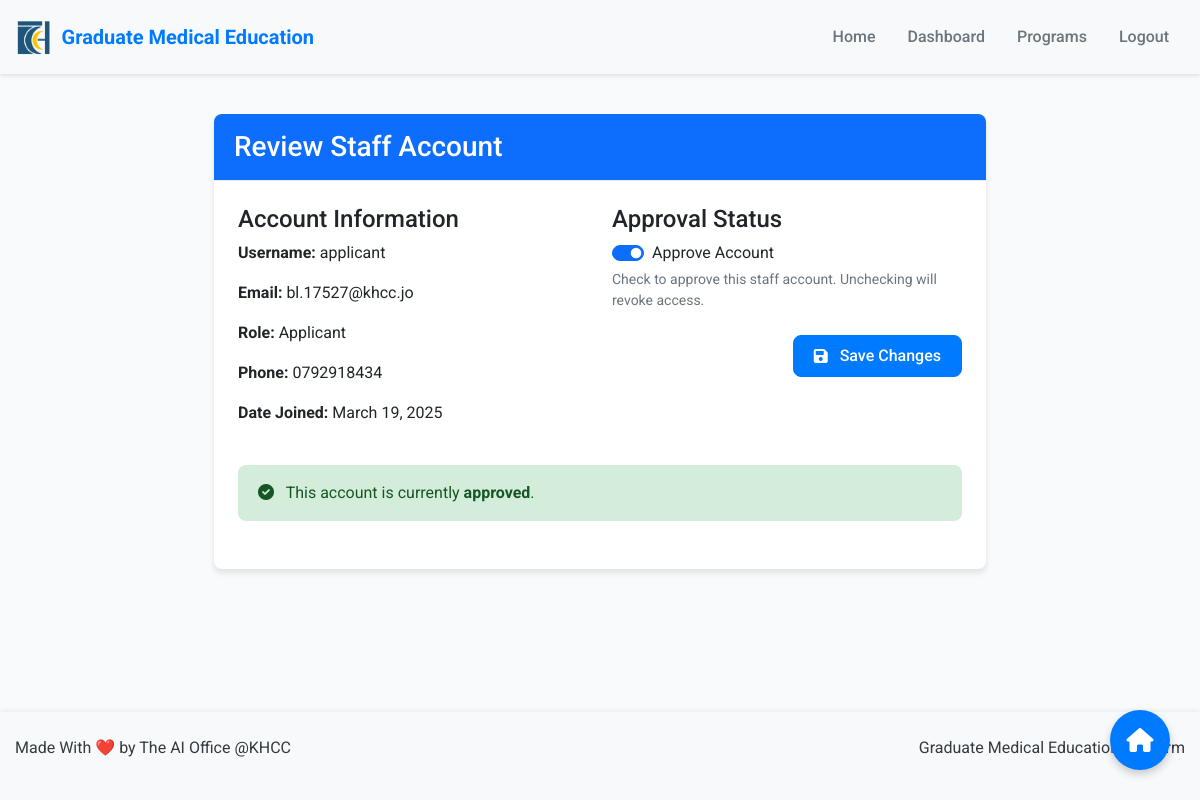
Before: /approve-staff/2/ (signed in) with the older database file.
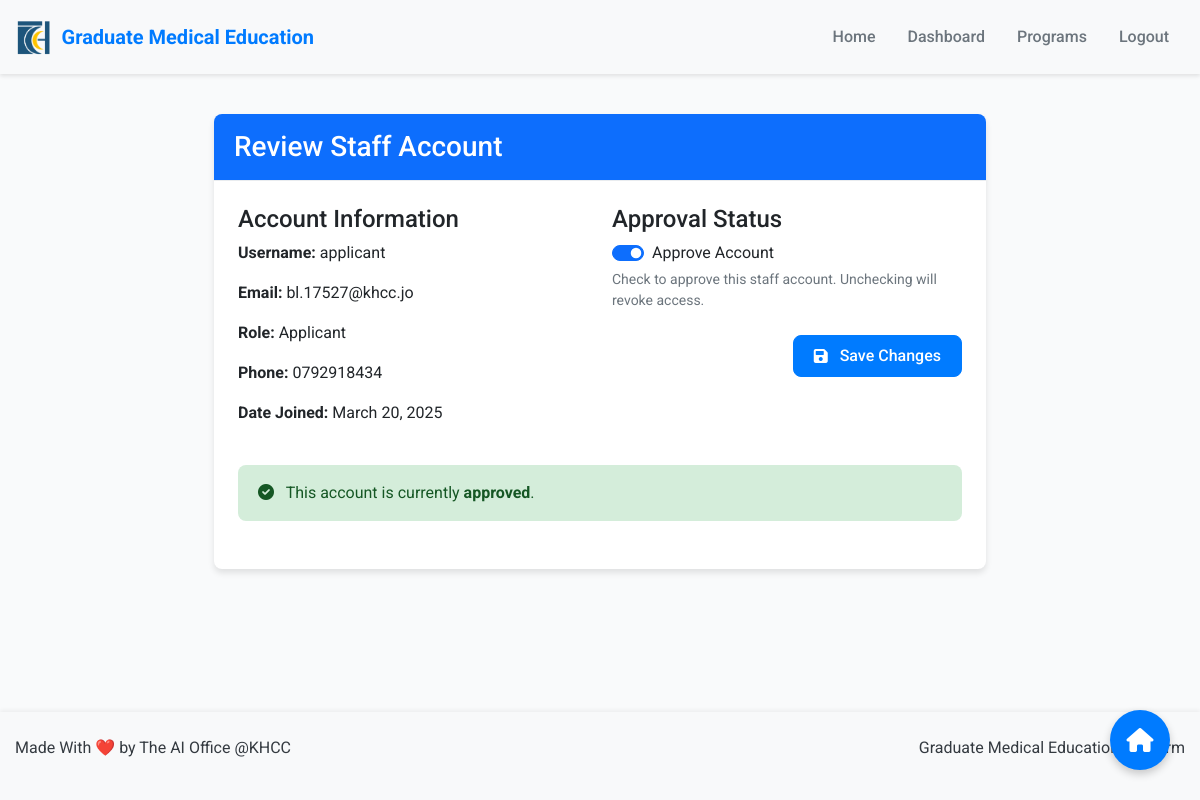
After: the same page with the newer database file.
### users/models.py (models this page shows, shortened)
class User(AbstractUser):
    USER_TYPE_CHOICES = (
        ('GME_STAFF', 'GME Staff'),
        ('PROGRAM_DIRECTOR', 'Program Director'),
        ('INTERVIEWER', 'Interviewer'),
        ('APPLICANT', 'Applicant'),
    )
    user_type = models.CharField(max_length=20, choices=USER_TYPE_CHOICES)
    phone_number = models.CharField(max_length=15, blank=True)
    is_approved = models.BooleanField(default=False)
    program = models.ForeignKey('Program', on_delete=models.SET_NULL, null=True, blank=True, related_name='staff_members')

### users/views.py (the view)
    def _wrapped_view(request, *args, **kwargs):
        if not request.user.is_authenticated:
            return redirect('login')
        allowed = False
        view_name = request.resolver_match.url_name
        user_type = request.user.user_type
        role_access_map = {
            'dashboard': ['GME_STAFF'],
            'applicant_dashboard': ['APPLICANT'],
            'interviewer_dashboard': ['INTERVIEWER', 'PROGRAM_DIRECTOR'],
            'director_dashboard': ['PROGRAM_DIRECTOR'],
            'manage_programs': ['GME_STAFF'],
            'approve_staff': ['GME_STAFF'],
            'conduct_interview': ['INTERVIEWER', 'PROGRAM_DIRECTOR'],
            'view_interview_results': ['PROGRAM_DIRECTOR'],
            'submit_final_score': ['PROGRAM_DIRECTOR'],
            'director_bulk_update': ['PROGRAM_DIRECTOR'],
            'view_application': ['GME_STAFF'],
            'edit_program': ['GME_STAFF'],
            'delete_program': ['GME_STAFF'],
            'update_application_status': ['GME_STAFF'],
            'create_program': ['GME_STAFF'],
            'bulk_update_status': ['GME_STAFF'],
            'upload_scores': ['GME_STAFF'],
            'process_scores': ['GME_STAFF'],
            'export_applications': ['GME_STAFF'],
            'bulk_send_email': ['GME_STAFF'],
            'bulk_actions': ['GME_STAFF'],
            'edit_application': ['APPLICANT'],
            'submit_draft': ['APPLICANT']
        }
        if view_name in role_access_map:
            allowed = user_type in role_access_map[view_name]
        if not allowed:
            raise PermissionDenied("You don't have permission to access this page.")
        return view_func(request, *args, **kwargs)

### users/forms.py
class StaffApprovalForm(forms.ModelForm):
    class Meta:
        model = User
        fields = ('is_approved',)

### users/views.py (called while the page is built)
@login_required
@check_role_access
def approve_staff(request, user_id):
    staff = get_object_or_404(User, id=user_id)
    if request.method == 'POST':
        form = StaffApprovalForm(request.POST, instance=staff)
        if form.is_valid():
            form.save()
            messages.success(request, f'Staff account for {staff.username} has been updated.')
            return redirect('dashboard')
    else:
        form = StaffApprovalForm(instance=staff)
    return render(request, 'users/approve_staff.html', {'form': form, 'staff': staff})

### users/templates/users/approve_staff.html (shortened to what this page needs)
{% extends 'users/base.html' %}
{% block content %}
<div class="row justify-content-center">
    <div class="col-md-8">
        <div class="card">
            <div class="card-header bg-primary text-white">
                <h3 class="mb-0">Review Staff Account</h3>
            </div>
            <div class="card-body">
                <div class="row mb-4">
                    <div class="col-md-6">
                        <h4>Account Information</h4>
                        <p><strong>Username:</strong> {{ staff.username }}</p>
                        <p><strong>Email:</strong> {{ staff.email }}</p>
                        <p><strong>Role:</strong> {{ staff.get_user_type_display }}</p>
                        <p><strong>Phone:</strong> {{ staff.phone_number|default:"N/A" }}</p>
                        <p><strong>Date Joined:</strong> {{ staff.date_joined|date:"F d, Y" }}</p>
                    </div>
                    <div class="col-md-6">
                        <h4>Approval Status</h4>
                        <form method="post">
                            <div class="mb-3">
                                <div class="form-check form-switch">
                                    <input class="form-check-input" type="checkbox" name="is_approved" id="id_is_approved" {% if form.is_approved.value %}checked{% endif %}>
                                    <label class="form-check-label" for="id_is_approved">Approve Account</label>
                                </div>
                                <div class="form-text">
                                    Check to approve this staff account. Unchecking will revoke access.
                                </div>
                            </div>
                            <div class="d-flex justify-content-end mt-4">
                                <button type="submit" class="btn btn-primary">
                                    <i class="fas fa-save me-1"></i>Save Changes
                                </button>
                            </div>
                        </form>
                    </div>
                </div>
                <div class="alert {% if staff.is_approved %}alert-success{% else %}alert-warning{% endif %}">
                    <i class="fas {% if staff.is_approved %}fa-check-circle{% else %}fa-exclamation-circle{% endif %} me-2"></i>
                    This account is currently <strong>{% if staff.is_approved %}approved{% else %}pending approval{% endif %}</strong>.
                </div>
            </div>
        </div>
    </div>
</div>
{% endblock %}

Changed rows visible on the page:
changed User "applicant": date_joined "March 19, 2025" → "March 20, 2025"
